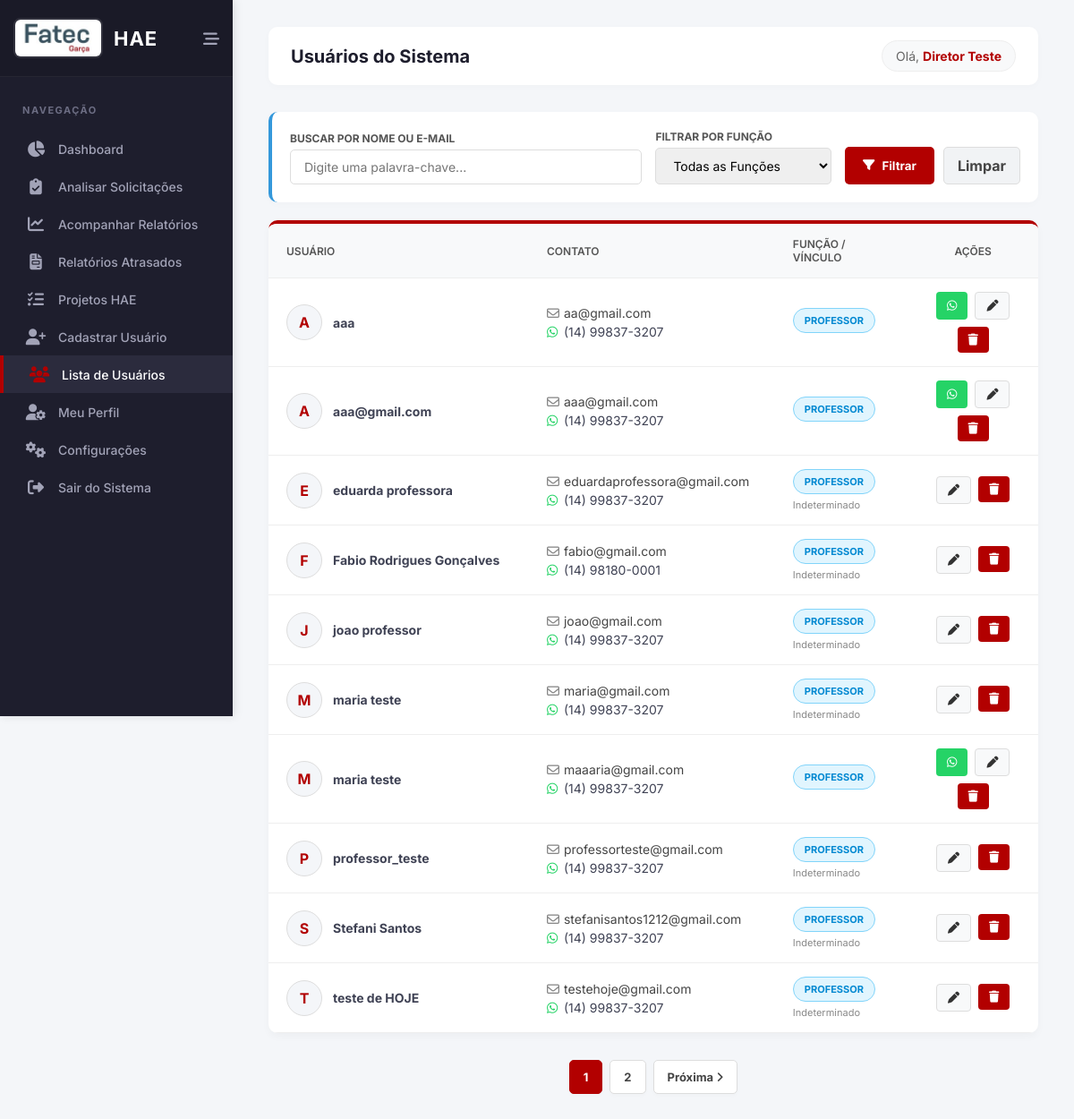
Page /listar_usuarios.php (signed in) on the committed database.
### tables this page shows
CREATE TABLE `usuarios` (
  `id` int(11) NOT NULL,
  `nome` varchar(100) NOT NULL,
  `email` varchar(100) NOT NULL,
  `telefone_whatsapp` varchar(20) DEFAULT NULL,
  `funcao` enum('Professor','Coordenador','Diretor') NOT NULL,
  `data_nascimento` date DEFAULT NULL,
  `data_admissao` date DEFAULT NULL,
  `tipo_contrato` enum('Determinado','Indeterminado') DEFAULT NULL,
  `formacao_academica` text DEFAULT NULL,
  `assinatura_path` varchar(255) DEFAULT NULL,
  `senha` varchar(255) NOT NULL,
  `primeiro_acesso` tinyint(1) DEFAULT 1
);

### listar_usuarios.php (the view, shortened to what this page needs)
<?php
require 'config/conexao.php';
$filtro_busca = isset($_GET['busca']) ? trim($_GET['busca']) : '';
$filtro_funcao = isset($_GET['funcao']) ? trim($_GET['funcao']) : 'Todos';
$where = ["1=1"];
$params = [];
$sql = "SELECT id, nome, email, telefone_whatsapp, funcao, data_admissao, tipo_contrato, primeiro_acesso, data_nascimento
        FROM usuarios
        WHERE " . implode(" AND ", $where) . "
        ORDER BY funcao ASC, nome ASC";
$stmt = $pdo->prepare($sql);
$stmt->execute($params);
$usuarios_totais = $stmt->fetchAll(PDO::FETCH_ASSOC);
$limite_por_pagina = 10;
$total_usuarios = count($usuarios_totais);
$total_paginas = ceil($total_usuarios / $limite_por_pagina);
$pagina_atual_pag = isset($_GET['pagina']) ? (int)$_GET['pagina'] : 1;
$offset = ($pagina_atual_pag - 1) * $limite_por_pagina;
$usuarios = array_slice($usuarios_totais, $offset, $limite_por_pagina);
$query_params = $_GET;
unset($query_params['pagina']);
$query_string = http_build_query($query_params);
$url_base = "listar_usuarios.php?" . ($query_string ? $query_string . "&" : "");
$pagina_atual = basename($_SERVER['PHP_SELF']);
?>
<!DOCTYPE html>
<html lang="pt-BR">
<head>
    <link rel="stylesheet" href="assets/css/painel.css">
    <link rel="stylesheet" href="https://cdnjs.cloudflare.com/ajax/libs/font-awesome/6.4.0/css/all.min.css">
</head>
<body>
    <aside class="sidebar" id="sidebar">
        <div class="sidebar-header">
            <a href="painel.php" class="brand">
                <img src="img/cps_fatecgarca_logo.jfif" alt="Logo Fatec">
                <h2 class="brand-text">HAE</h2>
            </a>
            <button class="collapse-btn" id="collapse-btn" title="Minimizar Menu"><i class="fa-solid fa-bars-staggered"></i></button>
        </div>
        <nav class="menu">
            <div class="menu-title">Navegação</div>
            <ul>
                <li><a href="painel.php" class="<?php echo ($pagina_atual == 'painel.php') ? 'active' : ''; ?>"><i class="fa-solid fa-chart-pie"></i> <span class="menu-text">Dashboard</span></a></li>
                <?php if ($_SESSION['usuario_funcao'] == 'Professor'): ?>
                    <li><a href="nova_solicitacao.php" class="<?php echo ($pagina_atual == 'nova_solicitacao.php') ? 'active' : ''; ?>"><i class="fa-solid fa-file-circle-plus"></i> <span class="menu-text">Nova Solicitação</span></a></li>
                    <li><a href="meus_projetos.php" class="<?php echo ($pagina_atual == 'meus_projetos.php') ? 'active' : ''; ?>"><i class="fa-solid fa-folder-open"></i> <span class="menu-text">Meus Projetos</span></a></li>
                    <li><a href="enviar_relatorio.php" class="<?php echo ($pagina_atual == 'enviar_relatorio.php') ? 'active' : ''; ?>"><i class="fa-solid fa-calendar-check"></i> <span class="menu-text">Enviar Relatório</span></a></li>
                    <li><a href="meus_rascunhos.php" class="<?php echo ($pagina_atual == 'meus_rascunhos.php') ? 'active' : ''; ?>"><i class="fa-solid fa-file-pen"></i> <span class="menu-text">Meus Rascunhos</span></a></li>
                <?php else: ?>
                    <li><a href="analisar_solicitacoes.php" class="<?php echo ($pagina_atual == 'analisar_solicitacoes.php') ? 'active' : ''; ?>"><i class="fa-solid fa-clipboard-check"></i> <span class="menu-text">Analisar Solicitações</span></a></li>
                    <li><a href="acompanhar_relatorios.php" class="<?php echo ($pagina_atual == 'acompanhar_relatorios.php') ? 'active' : ''; ?>"><i class="fa-solid fa-chart-line"></i> <span class="menu-text">Acompanhar Relatórios</span></a></li>
                    <li><a href="relatorios_atrasados.php" class="<?php echo ($pagina_atual == 'relatorios_atrasados.php') ? 'active' : ''; ?>"><i class="fa-solid fa-file-invoice"></i> <span class="menu-text">Relatórios Atrasados</span></a></li>
                    <?php if ($_SESSION['usuario_funcao'] == 'Diretor'): ?>
                        <li><a href="projetos_hae.php" class="<?php echo ($pagina_atual == 'projetos_hae.php') ? 'active' : ''; ?>"><i class="fa-solid fa-list-check"></i> <span class="menu-text">Projetos HAE</span></a></li>
                        <li><a href="cadastrar_professor.php" class="<?php echo ($pagina_atual == 'cadastrar_professor.php') ? 'active' : ''; ?>"><i class="fa-solid fa-user-plus"></i> <span class="menu-text">Cadastrar Usuário</span></a></li>
                        <li><a href="listar_usuarios.php" class="<?php echo ($pagina_atual == 'listar_usuarios.php') ? 'active' : ''; ?>"><i class="fa-solid fa-users"></i> <span class="menu-text">Lista de Usuários</span></a></li>
                    <?php endif; ?>
                <?php endif; ?>
                <li><a href="perfil.php" class="<?php echo ($pagina_atual == 'perfil.php') ? 'active' : ''; ?>"><i class="fa-solid fa-user-gear"></i> <span class="menu-text">Meu Perfil</span></a></li>
                <?php if ($_SESSION['usuario_funcao'] == 'Diretor'): ?>
                    <li><a href="configuracoes.php" class="<?php echo ($pagina_atual == 'configuracoes.php') ? 'active' : ''; ?>"><i class="fa-solid fa-cogs"></i> <span class="menu-text">Configurações</span></a></li>
                <?php endif; ?>
                <li><a href="logout.php" class="logout-link"><i class="fa-solid fa-right-from-bracket"></i> <span class="menu-text">Sair do Sistema</span></a></li>
            </ul>
        </nav>
    </aside>
    <main class="main-content">
        <header class="header">
            <div class="header-top">
                <h1>Usuários do Sistema</h1>
            </div>
            <div class="user-info">Olá, <strong><?php echo htmlspecialchars($_SESSION['usuario_nome']); ?></strong></div>
        </header>
        <form method="GET" class="filter-bar">
            <div class="filter-group" style="flex: 2;">
                <label>Buscar por Nome ou E-mail</label>
                <input type="text" name="busca" placeholder="Digite uma palavra-chave..." value="<?php echo htmlspecialchars($filtro_busca); ?>">
            </div>
            <div class="filter-group">
                <label>Filtrar por Função</label>
                <select name="funcao">
                    <option value="Todos" <?php echo $filtro_funcao == 'Todos' ? 'selected' : ''; ?>>Todas as Funções</option>
                </select>
            </div>
            <div style="display: flex; gap: 10px;">
                <button type="submit" class="btn-filtrar"><i class="fa-solid fa-filter"></i> Filtrar</button>
                <a href="listar_usuarios.php" class="btn-limpar">Limpar</a>
            </div>
        </form>
        <div class="card-table">
            <div style="overflow-x: auto;">
                <table>
                    <thead>
                        <tr>
                            <th style="width: 30%;">Usuário</th>
                            <th style="width: 25%;">Contato</th>
                            <th style="width: 15%;">Função / Vínculo</th>
                            <th style="width: 15%; text-align: center;">Ações</th>
                        </tr>
                    </thead>
                    <tbody>
                        <?php if (count($usuarios) > 0): ?>
                            <?php foreach ($usuarios as $u): ?>
                                <tr>
                                    <td>
                                        <div class="flex-col">
                                            <div class="user-avatar"><?php echo strtoupper(substr($u['nome'], 0, 1)); ?></div>
                                            <div>
                                                <strong><?php echo htmlspecialchars($u['nome']); ?></strong>
                                            </div>
                                        </div>
                                    </td>
                                    <td>
                                        <div style="color: #444;"><i class="fa-regular fa-envelope" style="color: #888; width: 15px;"></i> <?php echo htmlspecialchars($u['email']); ?></div>
                                        <div style="margin-top: 4px;">
                                            <?php if(!empty($u['telefone_whatsapp'])): ?>
                                                <i class="fa-brands fa-whatsapp" style="color: #25D366; width: 15px;"></i> <?php echo htmlspecialchars($u['telefone_whatsapp']); ?>
                                            <?php else: ?>
                                                <span class="info-sub"><i class="fa-solid fa-phone-slash" style="width: 15px;"></i> Sem telefone</span>
                                            <?php endif; ?>
                                        </div>
                                    </td>
                                    <td>
                                        <div style="margin-bottom: 5px;">
                                            <?php
                                                if($u['funcao'] == 'Diretor') echo '<span class="badge badge-diretor">Diretor</span>';
                                                elseif($u['funcao'] == 'Coordenador') echo '<span class="badge badge-coord">Coordenador</span>';
                                                else echo '<span class="badge badge-prof">Professor</span>';
                                            ?>
                                        </div>
                                        <?php if(!empty($u['tipo_contrato'])): ?>
                                            <span class="info-sub" style="margin-top: 5px;"><?php echo htmlspecialchars($u['tipo_contrato']); ?></span>
                                        <?php endif; ?>
                                    </td>
                                    <td style="text-align: center;">
                                        <div class="acoes-flex" style="justify-content: center;">
                                            <?php
                                            if (in_array($u['primeiro_acesso'], [1, 2])) {
                                                if (!empty($u['telefone_whatsapp'])) {
                                                    $num_whats = preg_replace('/[^0-9]/', '', $u['telefone_whatsapp']);
                                                    if (strlen($num_whats) >= 10) {
                                                        $senha_prov = date('dmY', strtotime($u['data_nascimento']));
                                                        $msg_reenvio = urlencode("Olá " . $u['nome'] . "! Sua senha de acesso ao portal HAE Fatec foi resetada.\n\n*Seus dados de acesso:*\nLogin: " . $u['email'] . "\nSenha provisória: " . $senha_prov . "\n\nPor favor, acesse o sistema para definir sua nova senha definitiva.\n\n https://sistemahae.page.gd");
                                                        echo '<a href="https://wa.me/55'.$num_whats.'?text='.$msg_reenvio.'" target="_blank" class="btn-action btn-whatsapp" title="Reenviar Acesso (WhatsApp)">
                                                                <i class="fa-brands fa-whatsapp"></i>
                                                              </a>';
                                                    }
                                                } else {
                                                    echo '<button type="button" class="btn-action" style="background:#eee; color:#aaa; cursor:not-allowed;" title="Sem número de WhatsApp cadastrado">
                                                            <i class="fa-brands fa-whatsapp"></i>
                                                          </button>';
                                                }
                                            }
                                            ?>
                                            <button type="button" class="btn-action btn-historico" title="Editar Rápido"
                                                onclick="abrirModalEdicao(
                                                    <?php echo $u['id']; ?>,
                                                    '<?php echo addslashes(htmlspecialchars($u['nome'])); ?>',
                                                    '<?php echo addslashes(htmlspecialchars($u['email'])); ?>',
                                                    '<?php echo addslashes(htmlspecialchars($u['telefone_whatsapp'] ?? '')); ?>',
                                                    '<?php echo $u['funcao']; ?>',
                                                    '<?php echo $u['data_admissao']; ?>',
                                                    '<?php echo $u['tipo_contrato']; ?>'
                                                )">
                                                <i class="fa-solid fa-pen"></i>
                                            </button>
                                            <form method="POST" style="display: inline-block; margin: 0;" onsubmit="return confirm('Atenção: Tem certeza que deseja EXCLUIR o usuário <?php echo addslashes(htmlspecialchars($u['nome'])); ?>? Esta ação não pode ser desfeita.');">
                                                <button type="submit" class="btn-action btn-pdf" title="Excluir Usuário">
                                                    <i class="fa-solid fa-trash"></i>
                                                </button>
                                            </form>
                                        </div>
                                    </td>
                                </tr>
                            <?php endforeach; ?>
                        <?php else: ?>
                            <tr><td colspan="4" style="text-align:center; padding: 40px; color: #888;">Nenhum usuário encontrado com os filtros selecionados.</td></tr>
                        <?php endif; ?>
                    </tbody>
                </table>
            </div>
        </div>
        <?php if ($total_paginas > 1): ?>
            <div class="paginacao">
                <?php for ($i = 1; $i <= $total_paginas; $i++): ?>
                    <a href="<?php echo $url_base . 'pagina=' . $i; ?>" class="<?php echo $i == $pagina_atual_pag ? 'active' : ''; ?>"><?php echo $i; ?></a>
                <?php endfor; ?>
                <?php if ($pagina_atual_pag < $total_paginas): ?>
                    <a href="<?php echo $url_base . 'pagina=' . ($pagina_atual_pag + 1); ?>">Próxima <i class="fa-solid fa-angle-right"></i></a>
                <?php endif; ?>
            </div>
        <?php endif; ?>
    </main>
</body>
</html>

### rows in the picture
usuarios: nome "A", nome "aaa", email "aa@gmail.com", telefone_whatsapp "(14) 99837-3207", funcao "PROFESSOR"
usuarios: nome "A", nome "aaa@gmail.com", email "aaa@gmail.com", telefone_whatsapp "(14) 99837-3207", funcao "PROFESSOR"
usuarios: nome "E", nome "eduarda professora", email "eduardaprofessora@gmail.com", telefone_whatsapp "(14) 99837-3207", funcao "PROFESSOR", tipo_contrato "Indeterminado"
usuarios: nome "F", nome "Fabio Rodrigues Gonçalves", email "fabio@gmail.com", telefone_whatsapp "(14) 98180-0001", funcao "PROFESSOR", tipo_contrato "Indeterminado"
usuarios: nome "J", nome "joao professor", email "joao@gmail.com", telefone_whatsapp "(14) 99837-3207", funcao "PROFESSOR", tipo_contrato "Indeterminado"
usuarios: nome "M", nome "maria teste", email "maria@gmail.com", telefone_whatsapp "(14) 99837-3207", funcao "PROFESSOR", tipo_contrato "Indeterminado"
usuarios: nome "M", nome "maria teste", email "maaaria@gmail.com", telefone_whatsapp "(14) 99837-3207", funcao "PROFESSOR"
usuarios: nome "P", nome "professor_teste", email "professorteste@gmail.com", telefone_whatsapp "(14) 99837-3207", funcao "PROFESSOR", tipo_contrato "Indeterminado"
usuarios: nome "S", nome "Stefani Santos", email "stefanisantos1212@gmail.com", telefone_whatsapp "(14) 99837-3207", funcao "PROFESSOR", tipo_contrato "Indeterminado"
usuarios: nome "T", nome "teste de HOJE", email "testehoje@gmail.com", telefone_whatsapp "(14) 99837-3207", funcao "PROFESSOR", tipo_contrato "Indeterminado"

### other values in the picture
$_SESSION['usuario_nome'] "Diretor Teste"
